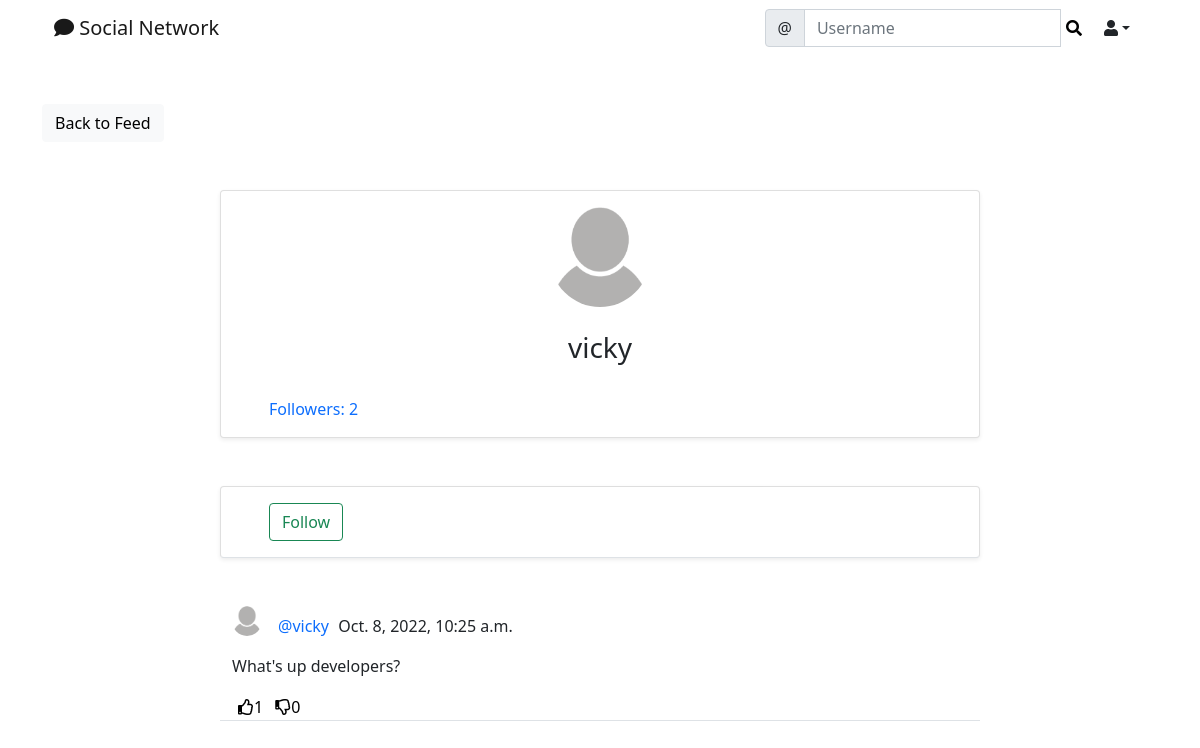
/social/profile/8/, run on the app's committed database.
### social/models.py (models this page shows)
class UserProfile(models.Model):
    user = models.OneToOneField(User, primary_key=True, verbose_name='user', related_name='profile', on_delete=models.CASCADE)
    name = models.CharField(max_length=30, blank=True, null=True)
    bio = models.TextField(max_length=500, blank=True)
    birth_date = models.DateField(null=True, blank=True)
    location = models.CharField(max_length=100, blank=True, null=True)
    picture = models.ImageField(upload_to='uploads/profile_pictures/', default='uploads/profile_pictures/default.png', blank=True)
    followers = models.ManyToManyField(User, blank=True, related_name='followers')

class Post (models.Model):
    body = models.TextField()
    created_on = models.DateTimeField(default=timezone.now)
    author = models.ForeignKey(User, on_delete=models.CASCADE)
    likes = models.ManyToManyField(User, blank=True, related_name='likes')
    dislikes = models.ManyToManyField(User, blank=True, related_name='dislikes')

### social/views.py (the view)
# urls.py: path('profile/<int:pk>/', ProfileView.as_view(), name='profile'),
class ProfileView(View):
    def get(self, request, pk, *args, **kwargs):
        profile = UserProfile.objects.get(pk=pk)
        user = profile.user
        posts = Post.objects.filter(author=user).order_by('-created_on')
        followers = profile.followers.all()
        for follower in followers:
            if follower == request.user:
                is_following = True
                break
            else:
                is_following = False
        number_of_followers = len(followers)
        context = {
            'user': user,
            'profile': profile,
            'posts': posts,
            'number_of_followers': number_of_followers,
            'is_following': is_following,
        }
        return render(request, 'social/profile.html', context)

### social/templates/social/profile.html (shortened to what this page needs)
{% extends 'landing/base.html' %}
{% block content %}
<div class="container">
    <div class="row mt-5">
        <div class="col-md-3 col-sm-6">
            <a href="{% url 'post-list' %}" class="btn btn-light">Back to Feed</a>
        </div>
    </div>
    <div class="row justify-content-center mt-5">
        <div class="card shadow-sm col-md-8 col-sm-12 px-5 pt-3">
            <div class="text-center">
                <img src="{{ profile.picture.url }}" class="rounded-circle" width="100" height="100" />
                {% if profile.name %}
                <h3 class="py-4">{{ profile.name }}
                    <span>
                        {% if request.user == user %}
                        <a href="{% url 'profile-edit' profile.pk %}" class="edit-color"><i class="far fa-edit"></i></a>
                        {% endif %}
                    </span>
                    {% else %}
                    <h3 class="py-4">{{ user.username }}
                    </h3>
                    {% endif %}
            </div>
            <div class="mb-3">
                    <a href="{% url 'followers-list' profile.pk %}" class="post-link">Followers: {{ number_of_followers }}</a>
            </div>
        </div>
    </div>
    <div class="row justify-content-center mt-5">
        <div class="card shadow-sm col-md-8 col-sm-12 border-bottom px-5 py-3">
                {% if user == request.user %}
                    {% else %}
                    {% if is_following %}
                        <form method="POST" action="{% url 'remove-follower' profile.pk %}">
                            {% csrf_token %}
                            <button class="btn btn-outline-danger" type="submit">Unfollow</button>
                        </form>
                        {% else %}
                        <form method="POST" action="{% url 'add-follower' profile.pk %}">
                            <button class="btn btn-outline-success" type="submit">Follow</button>
                        </form>
                    {% endif %}
                {% endif %}
        </div>
    </div>
    {% for post in posts %}
    <div class="row justify-content-center mt-5">
        <div class="col-md-8 col-sm-12 border-bottom">
            <div>
                <a href="{% url 'profile' post.author.profile.pk %}">
                    <img class="rounded-circle post-img" height="30" width="30" src="{{ post.author.profile.picture.url }}" />
                </a>
                <p class="post-text">
                    <a class="text-primary post-link" href="{% url 'profile' post.author.profile.pk %}">@{{ post.author }}
                    </a> {{ post.created_on }}
                </p>
            </div>
            <div class="position-relative">
                <p>{{ post.body }}</p>
            </div>
            <div class="d-flex flex-row">
                <form action="{% url 'like' post.pk %}" method="POST">
                    <button style="background-color: transparent; border:none; box-shadow:none;" type="submit"><i class="far fa-thumbs-up"></i><span>{{post.likes.all.count}}</span></button>
                </form>
                <form action="{% url 'dislike' post.pk %}" method="POST">
                    <button style="background-color: transparent; border:none; box-shadow:none;" type="submit" ><i class="far fa-thumbs-down"></i><span>{{post.dislikes.all.count}}</span></button>
                </form>
            </div>
        </div>
    </div>
    {% endfor %}
</div>
{% endblock content %}

### static/style.css (style rules this page uses)
.post-text { padding-top: 0.5rem; }
.post-link { text-decoration: none; margin-right: 5px; }
.post-img { float: left; margin-right: 1rem; }

### data on the page
UserProfile: picture (placeholder picture)
Post: author.profile.picture (placeholder picture), author "vicky", created_on "Oct. 8, 2022, 10:25 a.m.", body "What's up developers?", likes.all.count "1", dislikes.all.count "0"

### other printed values
{{ user.username }} "vicky"
{{ number_of_followers }} "2"
